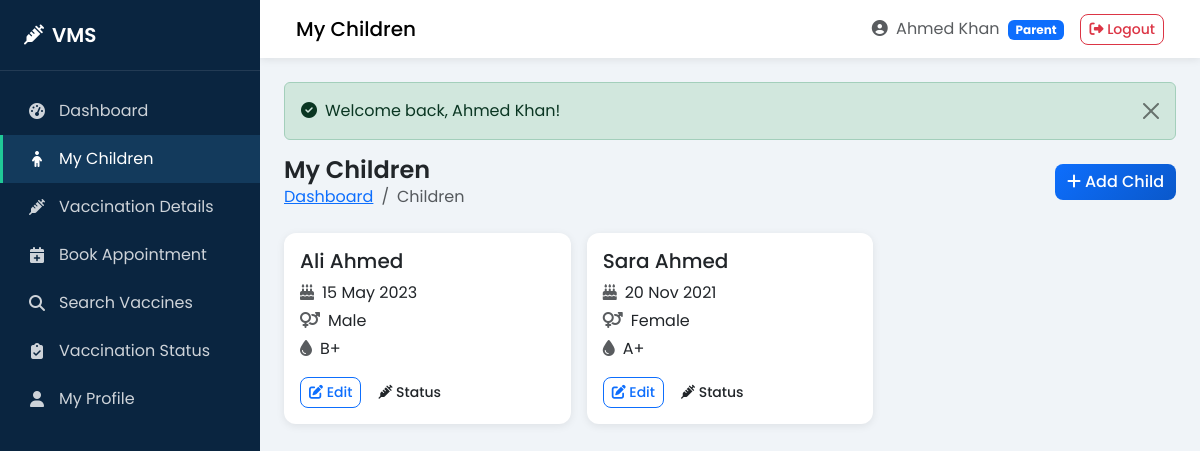
Screenshot of /parent/children.php (signed in) with the database file from the repository.
### tables this page shows
CREATE TABLE `children` (
  `id` int(11) NOT NULL AUTO_INCREMENT,
  `parent_id` int(11) NOT NULL,
  `full_name` varchar(100) NOT NULL,
  `date_of_birth` date NOT NULL,
  `gender` enum('male','female','other') NOT NULL,
  `blood_group` varchar(5) DEFAULT NULL,
  `cnic` varchar(15) DEFAULT NULL,
  `birth_certificate_no` varchar(50) DEFAULT NULL,
  `status` enum('active','inactive') NOT NULL DEFAULT 'active',
  `created_at` timestamp NOT NULL DEFAULT CURRENT_TIMESTAMP,
  `updated_at` timestamp NOT NULL DEFAULT CURRENT_TIMESTAMP ON UPDATE CURRENT_TIMESTAMP,
  PRIMARY KEY (`id`),
  KEY `parent_id` (`parent_id`),
  CONSTRAINT `children_ibfk_1` FOREIGN KEY (`parent_id`) REFERENCES `parents` (`id`) ON DELETE CASCADE ON UPDATE CASCADE
);

### config/config.php (called while the page is built, shortened)
<?php
function url($path = '') {
    return BASE_URL . '/' . ltrim($path, '/');
}
function e($string) {
    return htmlspecialchars($string ?? '', ENT_QUOTES, 'UTF-8');
}
function current_user_id() {
    return $_SESSION['user_id'] ?? null;
}

### parent/children.php (the view, shortened to what this page needs)
<?php
require_once __DIR__ . '/../config/db.php';
$parent_id = current_user_id();
$children = [];
$stmt = mysqli_prepare($conn, "SELECT * FROM children WHERE parent_id = ? ORDER BY full_name");
mysqli_stmt_bind_param($stmt, "i", $parent_id);
mysqli_stmt_execute($stmt);
$res = mysqli_stmt_get_result($stmt);
while ($r = mysqli_fetch_assoc($res)) $children[] = $r;
include __DIR__ . '/../includes/header.php';
?>
<div class="page-header">
    <div>
        <h1>My Children</h1>
        <nav aria-label="breadcrumb">
            <ol class="breadcrumb">
                <li class="breadcrumb-item"><a href="<?php echo url('parent/dashboard.php'); ?>">Dashboard</a></li>
                <li class="breadcrumb-item active">Children</li>
            </ol>
        </nav>
    </div>
    <a href="<?php echo url('parent/add-child.php'); ?>" class="btn btn-primary"><i class="fas fa-plus me-1"></i>Add Child</a>
</div>
<div class="row g-3">
    <?php if (empty($children)): ?>
        <div class="col-12">
            <div class="card">
                <div class="card-body empty-state">
                    <i class="fas fa-child"></i>
                    <p>No children registered yet.</p>
                    <a href="<?php echo url('parent/add-child.php'); ?>" class="btn btn-primary">Add Your First Child</a>
                </div>
            </div>
        </div>
    <?php else: foreach ($children as $c): ?>
        <div class="col-md-6 col-lg-4">
            <div class="card h-100">
                <div class="card-body">
                    <h5 class="card-title"><?php echo e($c['full_name']); ?></h5>
                    <p class="mb-1"><i class="fas fa-birthday-cake me-2 text-muted"></i><?php echo date('d M Y', strtotime($c['date_of_birth'])); ?></p>
                    <p class="mb-1"><i class="fas fa-venus-mars me-2 text-muted"></i><?php echo ucfirst(e($c['gender'])); ?></p>
                    <p class="mb-3"><i class="fas fa-tint me-2 text-muted"></i><?php echo e($c['blood_group'] ?: 'N/A'); ?></p>
                    <div class="d-flex gap-2">
                        <a href="<?php echo url('parent/edit-child.php?id=' . $c['id']); ?>" class="btn btn-sm btn-outline-primary"><i class="fas fa-edit"></i> Edit</a>
                        <a href="<?php echo url('parent/vaccination-status.php?child_id=' . $c['id']); ?>" class="btn btn-sm btn-outline-teal"><i class="fas fa-syringe"></i> Status</a>
                    </div>
                </div>
            </div>
        </div>
    <?php endforeach; endif; ?>
</div>
<?php include __DIR__ . '/../includes/footer.php'; ?>

### assets/css/style.css (style rules this page uses)
:root { --primary: #0d6efd; --primary-dark: #0a58ca; --teal: #20c997; --teal-dark: #199d76; --green: #198754; --danger: #dc3545; --warning: #ffc107; --dark: #212529; --gray: #6c757d; --light: #f8f9fa; --sidebar-width: 260px; --sidebar-bg: #0a2540; --sidebar-hover: #133a5c; --card-shadow: 0 0.125rem 0.5rem rgba(0,0,0,0.08); --card-shadow-hover: 0 0.5rem 1.5rem rgba(0,0,0,0.12); }
* { box-sizing: border-box; }
body { font-family: 'Poppins', sans-serif; background-color: #f0f4f8; color: var(--dark); margin: 0; min-height: 100vh; }
.card { border: none; border-radius: 0.75rem; box-shadow: var(--card-shadow); }
.btn { border-radius: 0.5rem; font-weight: 500; }
.btn-primary { background: linear-gradient(135deg, #0d6efd, #0a58ca); border: none; }
.page-header { display: flex; flex-wrap: wrap; justify-content: space-between; align-items: center; margin-bottom: 1.5rem; gap: 1rem; }
.page-header h1 { font-size: 1.5rem; font-weight: 600; margin: 0; }
.breadcrumb { margin-bottom: 0; background: transparent; padding: 0; }

### rows the page displays
children: full_name "Ali Ahmed", date_of_birth "15 May 2023", gender "Male", blood_group "B+"
children: full_name "Sara Ahmed", date_of_birth "20 Nov 2021", gender "Female", blood_group "A+"

### other values shown
$page_title "My Children"
$_SESSION['user_name'] "Ahmed Khan"
$_SESSION['role'] "Parent"
$success "Welcome back, Ahmed Khan!"
